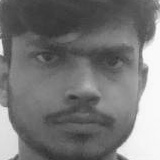
#> input picture dataset/user.0.jpg, 160 x 160 px; its folder holds only this picture in this run
$ python train.py
#> lines starting #> are read from the running program, lines starting #| are printed output that depends on the picture
import cv2
import numpy as np
import os

# Load the face recognizer and face detector
recognizer = cv2.face.LBPHFaceRecognizer_create()
face_cascade = cv2.CascadeClassifier(cv2.data.haarcascades + 'haarcascade_frontalface_default.xml')

def get_images_and_labels(data_dir):
#> called with data_dir = 'dataset'
    image_paths = [os.path.join(data_dir, f) for f in os.listdir(data_dir) if f.endswith('.jpg')]
    faces = []
    labels = []
    label_map = {}
    label_counter = 0

    for image_path in image_paths:
        img = cv2.imread(image_path)
#> img is the input picture: shape (160, 160, 3); min 48, max 255, mean 118.9
        gray = cv2.cvtColor(img, cv2.COLOR_BGR2GRAY)

        # Detect faces
        faces_detected = face_cascade.detectMultiScale(gray)
#> faces_detected = [[11, 10, 141, 141]]
        for (x, y, w, h) in faces_detected:
            face = gray[y:y+h, x:x+w]

            # Extract label from the filename
            try:
                filename = os.path.basename(image_path)
                label_str = filename.split('.')[1]  # Assuming 'user.<label>.<count>.jpg'

                if label_str not in label_map:
                    label_map[label_str] = label_counter
                    label_counter += 1

                label = label_map[label_str]  # Map to numeric ID

                faces.append(face)
                labels.append(label)

            except (IndexError, ValueError):
                print(f"Error extracting label from filename: {filename}")
                continue
#> this loop made 1 pass
#> (x, y, w, h, label_str, label_counter, label) on pass 1: (11, 10, 141, 141, '0', 1, 0)
#> pass 1, in get_images_and_labels, `face = gray[y:y+h, x:x+w]`:
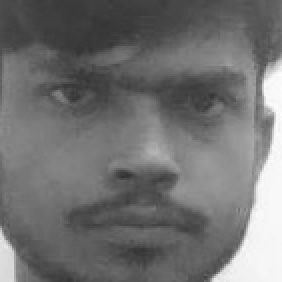
#> face: shape (141, 141) (shown 2 times larger); min 50, max 253, mean 113
#> after the loop, faces = 1 item; label_counter = 1; label_map = {'0': 0}; labels = [0]

    return faces, labels

print("Training face recognizer...")
faces, labels = get_images_and_labels('dataset')
#> faces = 1 item; labels = [0]

if len(faces) == 0 or len(labels) == 0:
    print("No faces found for training. Ensure images are properly labeled and available.")
else:
    recognizer.train(faces, np.array(labels))
    recognizer.save('trainer.yml')
    print("Training complete.")

$ run again, on dataset/user.4.jpg
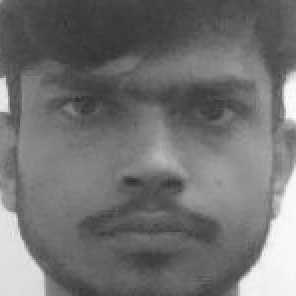
#> input picture dataset/user.4.jpg, 148 x 148 px (shown 2 times larger)
#> in get_images_and_labels, img is the input picture: shape (148, 148, 3); min 47, max 255, mean 113.4
#> faces_detected = [[10, 9, 135, 135]]
#> the loop in get_images_and_labels, `for (x, y, w, h) in faces_detected:` made 1 pass
#> (x, y, w, h, label_str, label_counter, label) on pass 1: (10, 9, 135, 135, '4', 1, 0)
#> pass 1, in get_images_and_labels, `face = gray[y:y+h, x:x+w]`:
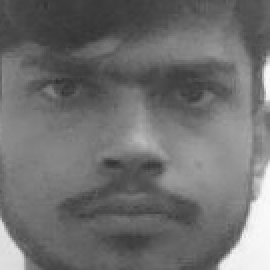
#> face: shape (135, 135) (shown 2 times larger); min 47, max 253, mean 111.4
#> after the loop in get_images_and_labels, `for (x, y, w, h) in faces_detected:`: faces = 1 item; label_counter = 1; label_map = {'4': 0}; labels = [0]
#> `faces, labels = get_images_and_labels('dataset')`: faces = 1 item; labels = [0]

$ run again, on dataset/user.6.jpg
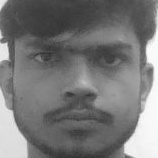
#> input picture dataset/user.6.jpg, 158 x 158 px
#> in get_images_and_labels, img is the input picture: shape (158, 158, 3); min 47, max 254, mean 119.3
#> faces_detected = [[10, 9, 139, 139]]
#> the loop in get_images_and_labels, `for (x, y, w, h) in faces_detected:` made 1 pass
#> (x, y, w, h, label_str, label_counter, label) on pass 1: (10, 9, 139, 139, '6', 1, 0)
#> pass 1, in get_images_and_labels, `face = gray[y:y+h, x:x+w]`:
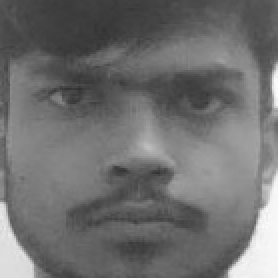
#> face: shape (139, 139) (shown 2 times larger); min 47, max 252, mean 111.1
#> after the loop in get_images_and_labels, `for (x, y, w, h) in faces_detected:`: faces = 1 item; label_counter = 1; label_map = {'6': 0}; labels = [0]
#> `faces, labels = get_images_and_labels('dataset')`: faces = 1 item; labels = [0]
